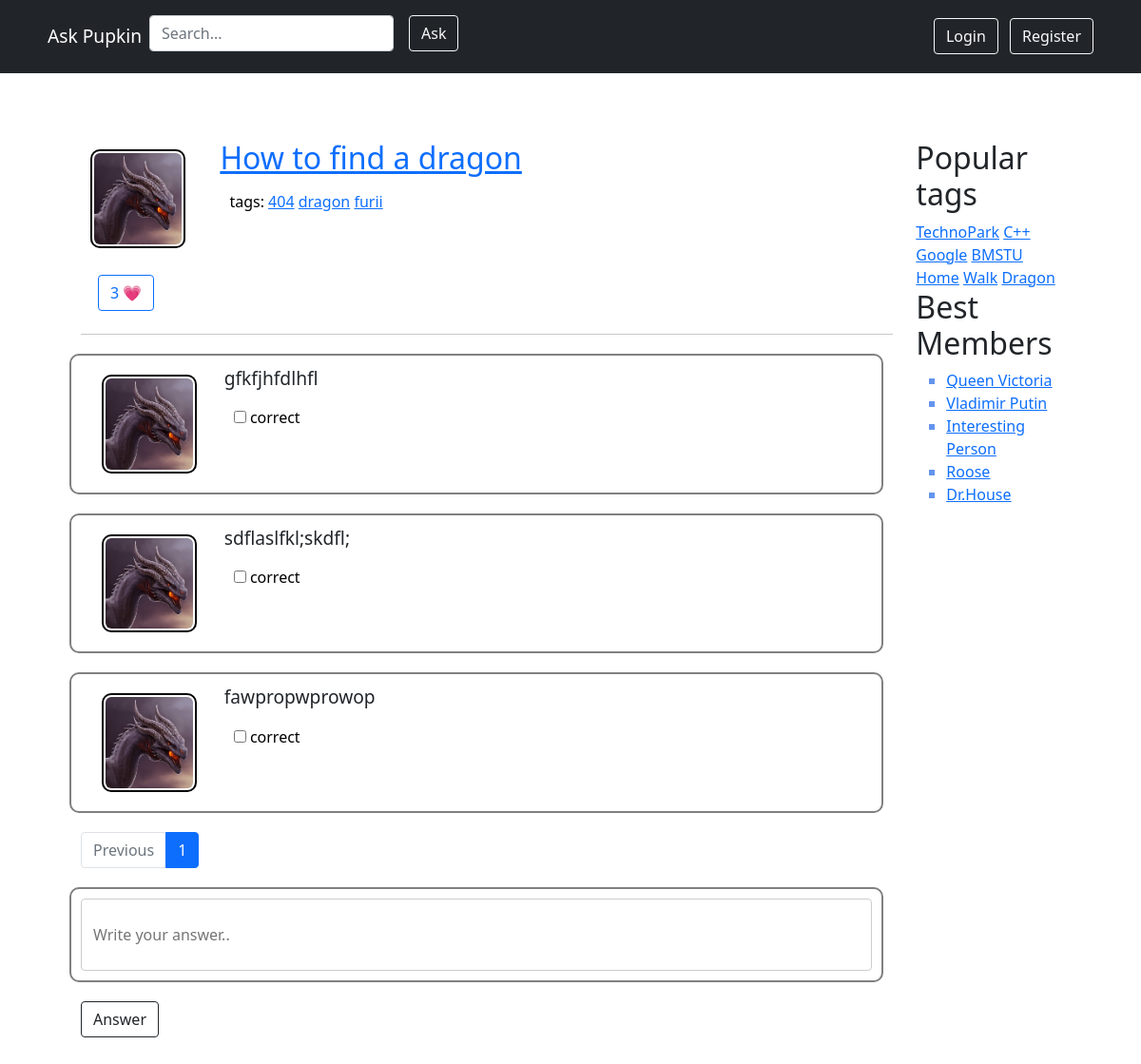
Screenshot of /question/1/ with the database file from the repository.
### app/models.py (models this page shows)
class Questions(models.Model):
    id = models.BigAutoField(auto_created=True, primary_key=True, serialize=False, verbose_name='ID')
    is_active = models.BooleanField(default=True, verbose_name='Question active')
    title = models.CharField(max_length=50, verbose_name='Title')
    text = models.TextField(verbose_name='Question text')
    rating = models.IntegerField(default=0, verbose_name='Rating')

class Tags(models.Model):
    id = models.BigAutoField(auto_created=True, primary_key=True, serialize=False, verbose_name='ID')
    title = models.CharField(default='404', max_length=50, verbose_name='Tag')

class Answers(models.Model):
    id = models.BigAutoField(auto_created=True, primary_key=True, serialize=False, verbose_name='ID')
    text = models.TextField(verbose_name='Question text')
    status = models.BooleanField(default=False, verbose_name='Status')

### app/views.py (the view)
# urls.py: path('question/<int:pk>/', views.question, name='question'),
def question(request, pk):
    return render(request, "question.html", {'page': paginate(Answers.objects.all(), request),
                                             'popular_members': popular_members,
                                             'popular_tags': tags,
                                             'context': context,
                                             'question': Questions.objects.get(id=pk)
                                             })

### app/views.py (called while the page is built)
def paginate(objects_list, request, per_page=4):
    paginator = Paginator(objects_list, per_page)
    page_number = request.GET.get('page')
    try:
        page_obj = paginator.get_page(page_number)
    except PageNotAnInteger:
        page_obj = paginator.get_page(1)
    except EmptyPage:
        page_obj = paginator.get_page(paginator.num_pages)
    return page_obj

### templates/question.html
{% extends "incl/base.html" %}
{% load static %}
{% block content %}
{% include "incl/questionForAnswer.html" %}
    <hr>
    {% for answer in page %}
      {% include "incl/single_answer.html" %}
    {% endfor %}
 {% include "incl/pagination.html" %}
    <form class="row questions"style=" height:100px">
  <input type="text" id="fname" name="fname"placeholder="Write your answer.." maxlength="350"; >
</form>
 <button type="button" class="btn btn-outline-dark me-2">Answer</button>
{% endblock content %}

### templates/incl/questionForAnswer.html
     {% load static %}
       <div class="row ">
        <div class="col-2">
            <img class=animation src="{% static "img/dragon.jpg" %}" alt="">
            <div class="class-0">
               <button type="button" class="btn btn-outline-primary me-2"> {{ question.rating }} &#128151;</button>
            </div>
        </div>
       <div class="col-10">
         <h2><a href=""> {{question.title}}</a></h2>
           <div class="text1">
                   tags:
                   {% for tags in context.tags %}
            <a href="{% url 'tags' tag_name=tags.title %}" >{{ tags.title }}</a>
        {% endfor %}
           </div>
       </div>
       </div>

### templates/incl/single_answer.html
{% load static %}
                  <div class="row questions">
        <div class="col-2">
         <img class=animation src="{% static "img/dragon.jpg" %}" alt="">
        </div>
       <div class="col-8">
         <big>
          {{ answer.text }}
         </big>
<div class="text1">
    <p><input type="checkbox" >  correct  </p>
</div>
       </div>
       </div>

### static/css/my.css (style rules this page uses)
.questions { margin-top: 20px; padding: 10px; border: 2px solid gray; border-radius: 10px; margin-right: 10px; margin-bottom: 20px; }
.animation { padding: 2px; width: 100px; margin: 10px; border-radius: 10px; border: 2px solid black; }
.class-0 { padding: 8px; margin-top: 10px; margin-left: 10px; }
.text1 { color:black; margin-left: 10px; margin-right: 5px; margin-top:15px; }
* { box-sizing: border-box; }
input[type=text], select, textarea { width: 100%; padding: 12px; border: 1px solid #ccc; border-radius: 4px; resize: vertical; }
.row:after { content: ""; display: table; clear: both; }

### rows the page displays
Questions: rating "3", title "How to find a dragon"
Tags: title "404"
Tags: title "dragon"
Tags: title "furii"
Answers: text "gfkfjhfdlhfl"
Answers: text "sdflaslfkl;skdfl;"
Answers: text "fawpropwprowop"

### other values shown
{{ page.number }} "1"
{{ tag.name }} "TechnoPark" "C++" "Google" "BMSTU" "Home" "Walk" "Dragon"
{{ member.name }} "Queen Victoria" "Vladimir Putin" "Interesting Person" "Roose" "Dr.House"
